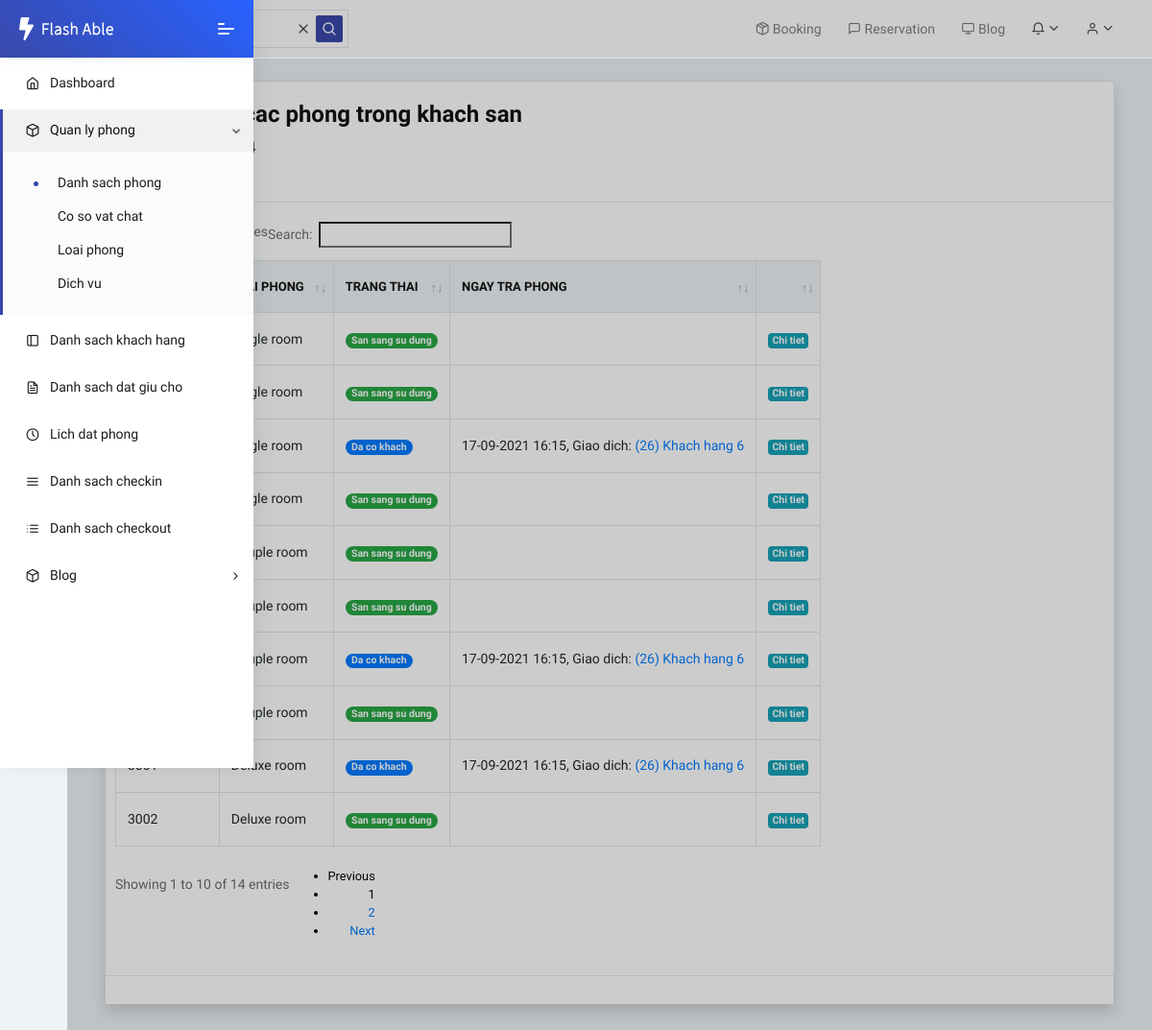
/rooms/list (signed in), run on the app's committed database.
### room/models.py (models this page shows, shortened)
class Room(models.Model):
    room_number = models.CharField('So phong', primary_key=True, max_length=30, error_messages={'unique':"Phong da ton tai"})
    room_type = models.ForeignKey(RoomType, on_delete=models.SET_NULL, null=True, verbose_name="Loai phong")
    maintenance = models.BooleanField(default=False, verbose_name='Bao tri')
    availability = models.BooleanField(default=True, verbose_name='Co the su dung')
    class Meta:
        permissions = (("can_mark_returned", "Set book as returned"),)
    def get_absolute_url(self):
        return reverse('room_detail', args=[str(self.room_number)])

class RoomType(models.Model):
    type = models.CharField('Loai phong', max_length=50, unique=True, error_messages={'unique':"Loai phong da ton tai"})
    facility = models.ManyToManyField(Facility, verbose_name='Co so vat chat')
    description = models.CharField('Mo ta', max_length=1000, null=True, blank=True)
    price = models.FloatField('Gia phong')
    class Meta:
        ordering = ['price']
    def __str__(self):
        return self.type

### booking/models.py (models this page shows, shortened)
class CheckIn(models.Model):
    id = models.CharField(max_length=50, primary_key=True, blank=True, editable=False)
    booking = models.OneToOneField(Booking, on_delete=models.CASCADE, null=True)
    rooms = models.ManyToManyField(Room, verbose_name='Phong thue')
    services = models.ManyToManyField(Service, verbose_name='Dich vu')
    departure_date_time = models.DateTimeField(default=timezone.now, verbose_name='Ngay du tra phong')
    user = models.ForeignKey(User, on_delete=models.SET_NULL, null=True, verbose_name='Nguoi checkin')
    checkin_time = models.DateTimeField(auto_now_add=True, verbose_name='Thoi gian check in')
    initial_amount = models.PositiveSmallIntegerField(default=0, editable=False, verbose_name='Tien/ngay')
    updated_at = models.DateTimeField(auto_now=True, verbose_name='cap nhat luc')
    class Meta:
        ordering = ['-checkin_time']
    def __str__(self):
        return f'({self.id}) {self.booking.customer.customer_name}'

class Booking(models.Model):
    booking_type = models.ForeignKey(BookingType, on_delete=models.SET_NULL, null=True)
    customer = models.ForeignKey(Customer, on_delete=models.CASCADE)
    user = models.ForeignKey(User, on_delete=models.SET_NULL, null=True, verbose_name='Nguoi thuc hien')
    no_of_adults = models.PositiveSmallIntegerField(default=1, verbose_name='So nguoi lon')
    no_of_children = models.PositiveSmallIntegerField(default=0, verbose_name='So tre em')
    booking_date_time = models.DateTimeField(default=timezone.now, verbose_name='Ngay dat phong')
    arrival_date_time = models.DateTimeField(default=timezone.now, verbose_name='Ngay den')
    departure_date_time = models.DateTimeField(default=timezone.now, verbose_name='Ngay du kien di')
    description = models.CharField("Yeu cau cua khach hang", max_length=3000, null=True, blank=True)
    updated_at = models.DateTimeField(auto_now=True, verbose_name='cap nhat luc')
    canceled = models.BooleanField(default=False, verbose_name='Huy dat truoc', blank=True, null=True)
    class Meta:
        ordering = ['arrival_date_time', 'booking_date_time']

### customer/models.py (models this page shows, shortened)
class Customer(models.Model):
    customer_name = models.CharField("Ten khach hang", max_length=100)
    customer_dob = models.DateTimeField("Ngay sinh", default=timezone.now)
    customer_adress = models.CharField('Dia chi', max_length=400, blank=True, null=True)
    phone_regex = RegexValidator(regex=r'^\+?\d{8,11}$', message="Nhap so dien thoai theo dinh dang: 0123456789")
    customer_phone = models.CharField('So dien thoai', validators=[phone_regex], max_length=13, blank=True)
    customer_email = models.EmailField("Email")
    create_at = models.DateTimeField(auto_now_add=True, verbose_name='Ngay tao')
    class Meta:
        ordering = ['customer_name']

### room/views.py (the view)
# urls.py: path('list', views.RoomListView.as_view(), name='room_list'),
class RoomListView(ListView):
    model = Room
    template_name = 'room_list.html'
    def get_context_data(self, **kwargs):
        context = super().get_context_data(**kwargs)
        context['current_checkin'] = CheckIn.objects.filter(checkout=None)
        return context

### room/templates/room_list.html (shortened to what this page needs)
{% extends 'base.html' %}
{% load static %}
{% block header_static %}
	<link rel="stylesheet" href="{% static 'fonts/fontawesome/css/fontawesome-all.min.css' %}">
	<link rel="stylesheet" href="{% static 'plugins/animation/css/animate.min.css' %}">
    <link rel="stylesheet" type="text/css" href="{% static 'media/css/dataTables.uikit.css' %}">
    <link rel="stylesheet" type="text/css" href="https://cdnjs.cloudflare.com/ajax/libs/uikit/3.0.2/css/uikit.min.css">
    <link rel="stylesheet" href="{% static 'css/style.css' %}">
{% endblock %}
{% block content %}
    <div class="container-fluid">
        <div class="card shadow mb-4">
            <div class="card">
                <div class="card-header">
                    <h3>Danh sach cac phong trong khach san</h3>
                    <p class="mb-4">Tong so phong: {{ room_list.count }}</p>
                </div>
                <div class="card-body table-responsive">
                    <table id="example" class="table table-hover table-bordered nowrap" style="width:100%">
                        <thead>
                            <tr>
                                <th>So phong</th>
                                <th>Loai phong</th>
                                <th>Trang thai</th>
                                <th>Ngay tra phong</th>
                                <th></th>
                            </tr>
                        </thead>
                        <tbody>
                        {% for room in room_list %}
                        <tr>
                            <td>{{ room.room_number }}</td>
                            <td>{{ room.room_type }}</td>
                            <td>{% if room.maintenance %}<span class="badge badge-pill badge-dark">Dang bao tri</span>
                                {% elif room.maintenance == False and room.availability == True %}<span class="badge badge-pill badge-success">San sang su dung</span>
                                {% else %}<span class="badge badge-pill badge-primary">Da co khach</span>
                                {% endif %}
                                </td>
                            <td style="white-space: normal !important;">
                                {% for checkin in current_checkin %}
                                    {% if room in checkin.rooms.all %}
                                        {{ checkin.departure_date_time|date:"d-m-Y G:i" }}, Giao dich: <a href="{% url 'checkin_detail' checkin.id %}">{{ checkin }}</a>
                                    {% endif %}
                                {% endfor %}
                            </td>
                            <td>{% if perms.room.view_room %}<a href="{{ room.get_absolute_url }}" class="badge badge-info">Chi tiet</a>{% endif %}
                                </td>
                        </tr>
                        {% endfor %}
                        </tbody>
                    </table>
                </div>
            </div>
        </div>
    </div>
{% endblock %}

### static/media/css/dataTables.uikit.css (style rules this page uses)
table.dataTable { clear: both; }
table.dataTable td, table.dataTable th { -webkit-box-sizing: content-box; box-sizing: content-box; }
table.dataTable.nowrap th, table.dataTable.nowrap td { white-space: nowrap; }
table.dataTable thead > tr > th.sorting_asc, table.dataTable thead > tr > th.sorting_desc, table.dataTable thead > tr > th.sorting, table.dataTable thead > tr > td.sorting_asc, table.dataTable thead > tr > td.sorting_desc, table.dataTable thead > tr > td.sorting { padding-right: 30px; }
table.dataTable thead .sorting, table.dataTable thead .sorting_asc, table.dataTable thead .sorting_desc, table.dataTable thead .sorting_asc_disabled, table.dataTable thead .sorting_desc_disabled { cursor: pointer; position: relative; }
table.dataTable thead .sorting:before, table.dataTable thead .sorting:after, table.dataTable thead .sorting_asc:before, table.dataTable thead .sorting_asc:after, table.dataTable thead .sorting_desc:before, table.dataTable thead .sorting_desc:after, table.dataTable thead .sorting_asc_disabled:before, table.dataTable thead .sorting_asc_disabled:after, table.dataTable thead .sorting_desc_disabled:before, table.dataTable thead .sorting_desc_disabled:after { position: absolute; bottom: 1.2em; display: block; opacity: 0.3; }
table.dataTable thead .sorting:before, table.dataTable thead .sorting_asc:before, table.dataTable thead .sorting_desc:before, table.dataTable thead .sorting_asc_disabled:before, table.dataTable thead .sorting_desc_disabled:before { right: 1em; content: "↑"; }
table.dataTable thead .sorting:after, table.dataTable thead .sorting_asc:after, table.dataTable thead .sorting_desc:after, table.dataTable thead .sorting_asc_disabled:after, table.dataTable thead .sorting_desc_disabled:after { right: 0.5em; content: "↓"; }
table.dataTable thead .sorting_asc:before, table.dataTable thead .sorting_desc:after { opacity: 1; }

### templates/base.html (style rules this page uses)
.pcoded-main-container p { color:black; font-size: 1rem; }

### data on the page
Room: room_type "Single room", maintenance "San sang su dung"
Room: room_type "Single room", maintenance "San sang su dung"
Room: room_type "Single room", maintenance "Da co khach"
CheckIn: departure_date_time "17-09-2021 16:15", id+booking "(26) Khach hang 6"
Room: room_type "Single room", maintenance "San sang su dung"
Room: room_type "Couple room", maintenance "San sang su dung"
Room: room_type "Couple room", maintenance "San sang su dung"
Room: room_type "Couple room", maintenance "Da co khach"
Room: room_type "Couple room", maintenance "San sang su dung"
Room: room_type "Deluxe room", maintenance "Da co khach"
Room: room_number "3002", room_type "Deluxe room", maintenance "San sang su dung"
